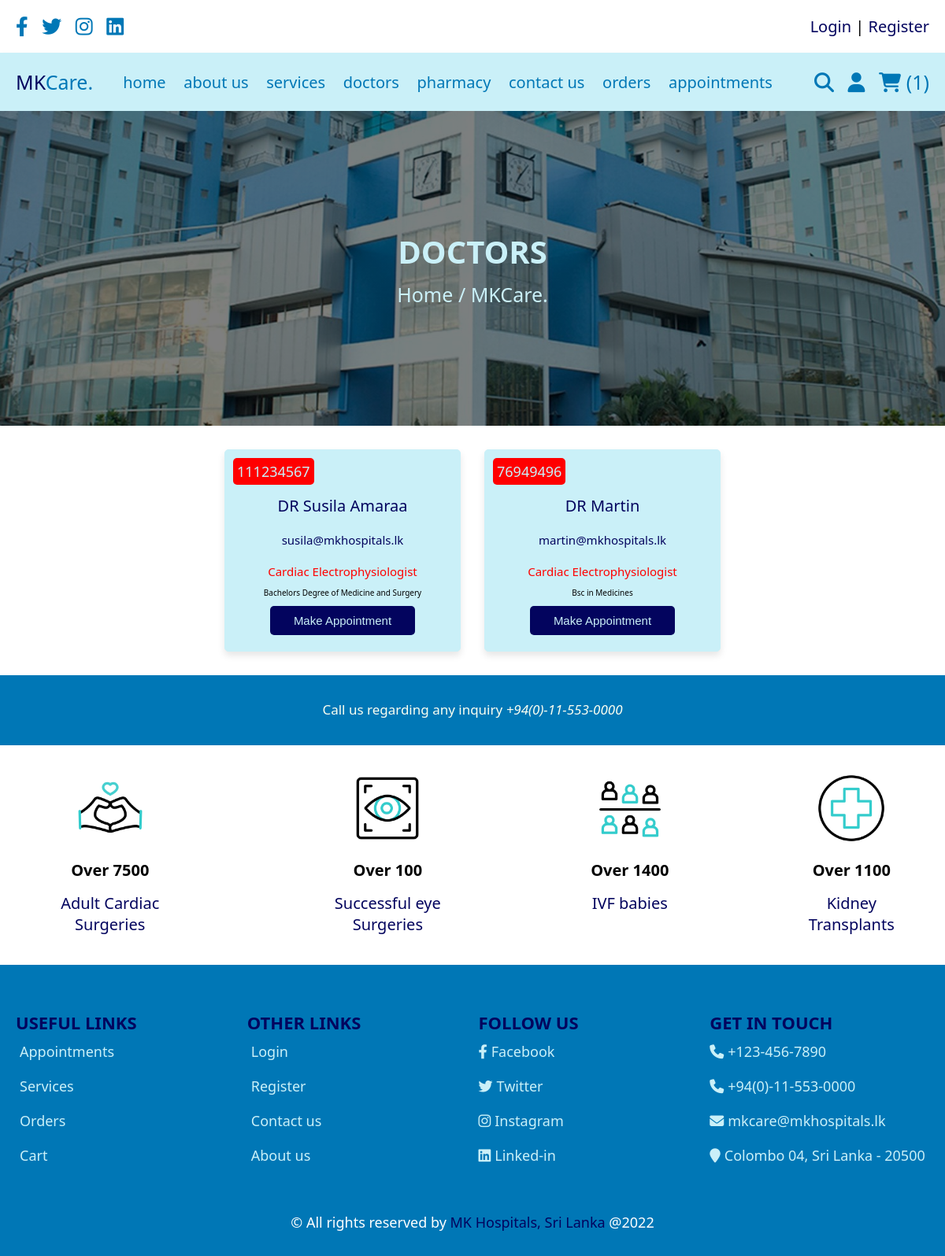
Screenshot of /Patient/doctors.php (signed in) with the database file from the repository.
### tables this page shows
CREATE TABLE IF NOT EXISTS `doctor_reg` (
  `doctor_id` int(100) NOT NULL AUTO_INCREMENT,
  `d_name` varchar(100) NOT NULL,
  `d_age` int(100) NOT NULL,
  `d_address` varchar(500) NOT NULL,
  `d_email` varchar(100) NOT NULL,
  `d_phone_number` int(10) NOT NULL,
  `d_specialized_in` varchar(500) NOT NULL,
  `d_qualifications` varchar(200) NOT NULL,
  `d_password` varchar(100) NOT NULL,
  `d_user_type` varchar(50) NOT NULL DEFAULT 'doctor',
  PRIMARY KEY (`doctor_id`)
);

### Patient/doctors.php (the view, shortened to what this page needs)
<?php
include('connector.php');
$patient_id = $_SESSION['patient_id'];
?>
<!doctype html>
<html>
<head>
	<link rel="stylesheet" href="https://cdnjs.cloudflare.com/ajax/libs/font-awesome/6.1.1/css/all.min.css">
	<link rel="stylesheet" href="styles.css">
</head>
<body>
	<?php include('header.php'); ?>
	<div class="heading">
			<h3>Doctors</h3>
			<p><a href="home.php">Home</a> / MKCare.</p>
		</div>
		<section class="products">
	<div class="box-container">
		<?php
		$select_doctors = mysqli_query($conn, "SELECT * FROM `doctor_reg`") or die('Query failed!');
		if(mysqli_num_rows($select_doctors) > 0) {
			while($fetch_doctors =mysqli_fetch_assoc($select_doctors)) {
		?>
		<form action="" method="post" class="box">
		<div class="d_name"><br /><?php echo $fetch_doctors['d_name'];?></div>
		<div class="d_phone_number"><?php echo $fetch_doctors['d_phone_number'];?></div>
		<div class="d_email"><?php echo $fetch_doctors['d_email'];?></div>
		<div class="d_specialized_in"><?php echo $fetch_doctors['d_specialized_in'];?></div>
		<div class="d_qualifications"><?php echo $fetch_doctors['d_qualifications'];?></div>
		<input type="submit" value="Make Appointment" name="make_appointment" class="btn" >
		</form>
		<?php
				}
			}else{
				echo '<p class="empty">No Doctors are Available at the moment!</p>';
			}
		?>
	</div>
	</section>
	<section class="banner-contact">
	<div class="content">
		<p>Call us regarding any inquiry <em>+94(0)-11-553-0000</em></p>
	</div>
	</section>
	<?php include('features.php'); ?>
	<?php include('footer.php'); ?>
</body>
</html>

### Patient/header.php (shortened to what this page needs)
<header class="header">
   <div class="header-1">
      <div class="flex">
         <div class="share">
            <a href="https://www.facebook.com/" class="fab fa-facebook-f"></a>
            <a href="https://www.twitter.com/" class="fab fa-twitter"></a>
            <a href="https://www.instagram.com/" class="fab fa-instagram"></a>
            <a href="https://www.linkedin.com/" class="fab fa-linkedin"></a>
         </div>
         <p><a href="login.php">Login</a> | <a href="register.php">Register</a> </p>
      </div>
   </div>
   <div class="header-2">
      <div class="flex">
         <a href="home.php" class="logo">MK<span>Care.</span></a>
         <nav class="navbar">
            <a href="home.php">home</a>
            <a href="about_us.php">about us</a>
            <a href="services.php">services</a>
			   <a href="doctors.php">doctors</a>
			   <a href="pharmacy.php">pharmacy</a>
            <a href="contact_us.php">contact us</a>
            <a href="orders.php">orders</a>
			   <a href="appointments.php">appointments</a>
         </nav>
         <div class="icons">
            <a href="search.php" class="fas fa-search"></a>
            <div id="user-btn" class="fas fa-user"></div>
			 <?php
			 	$select_cart_number = mysqli_query($conn, "SELECT * FROM `cart` WHERE patient_id = '$patient_id'") or die('Query failed!');
			 	$cart_rows_number = mysqli_num_rows($select_cart_number);
			 ?>
            <a href="cart.php" id="cart-btn"> <i class="fas fa-shopping-cart"></i> <span>(<?php echo $cart_rows_number; ?>)</span> </a>
         </div>
      </div>
   </div>
</header>

### Patient/features.php (shortened to what this page needs)
<link rel="stylesheet" href="https://cdnjs.cloudflare.com/ajax/libs/font-awesome/6.1.1/css/all.min.css">
<link rel="stylesheet" href="styles.css">
		<div class="features">
        <div class="feature">
            <img src="Images/love.gif" alt="" class="featureIcon">
            <span class="featureTitle">Over 7500</span>
            <span class="featureDesc">Adult Cardiac Surgeries</span>
        </div>
        <div class="feature">
            <img class="featureIcon" src="Images/scanning.gif" alt="">
            <span class="featureTitle">Over 100</span>
            <span class="featureDesc">Successful eye Surgeries</span>
        </div>
        <div class="feature">
            <img class="featureIcon" src="Images/customer.gif" alt="">
            <span class="featureTitle">Over 1400</span>
            <span class="featureDesc">IVF babies</span>
        </div>
        <div class="feature">
            <img class="featureIcon" src="Images/medicine.gif" alt="">
            <span class="featureTitle">Over 1100</span>
            <span class="featureDesc">Kidney Transplants</span>
        </div>
    </div>

### Patient/footer.php
<section class="footer">
<br />
<br />
	<div class="box-container">
		<div class="box1">
		<h3>Useful Links</h3>
        <a href="appointments.php"><i class=""></i>Appointments</a>
		<a href="services.php"><i class=""></i>Services</a>
		<a href="orders.php"><i class=""></i>Orders</a>
		<a href="cart.php"><i class=""></i>Cart</a>
		</div>
		<div class="box1">
		<h3>Other Links</h3>
		<a href="login.php"><i class=""></i>Login</a>
		<a href="patient_register.php"><i class=""></i>Register</a>
		<a href="contact_us.php"><i class=""></i>Contact us</a>
		<a href="about_us.php"><i class=""></i>About us</a>
		</div>
		<div class="box">
		<h3>Follow Us</h3>
		    <a href="https://www.facebook.com/"><i class="fab fa-facebook-f"></i>Facebook</a>
            <a href="https://www.twitter.com/"><i class="fab fa-twitter"></i>Twitter</a>
            <a href="https://www.instagram.com/"><i class="fab fa-instagram"></i>Instagram</a>
            <a href="https://www.linkedin.com/"><i class="fab fa-linkedin"></i>Linked-in</a>
		</div>
		<div class="box">
		<h3>Get in touch</h3>
		<p> <i class="fas fa-phone"></i>+123-456-7890</p>
		<p> <i class="fas fa-phone"></i>+94(0)-11-553-0000</p>
		<p> <i class="fas fa-envelope"></i>mkcare@mkhospitals.lk</p>
		<p> <i class="fas fa-map-marker"></i>Colombo 04, Sri Lanka - 20500 </p>
		</div>
	</div>
	<p class="credit"> &copy; All rights reserved by <span>MK Hospitals, Sri Lanka</span> @<?php echo date('Y'); ?> </p>
</section>

### rows the page displays
doctor_reg: d_name "DR Susila Amaraa", d_phone_number "111234567", d_email "susila@mkhospitals.lk", d_specialized_in "Cardiac Electrophysiologist", d_qualifications "Bachelors Degree of Medicine and Surgery"
doctor_reg: d_name "DR Martin", d_phone_number "76949496", d_email "martin@mkhospitals.lk", d_specialized_in "Cardiac Electrophysiologist", d_qualifications "Bsc in Medicines"

### other values shown
$cart_rows_number "1"
